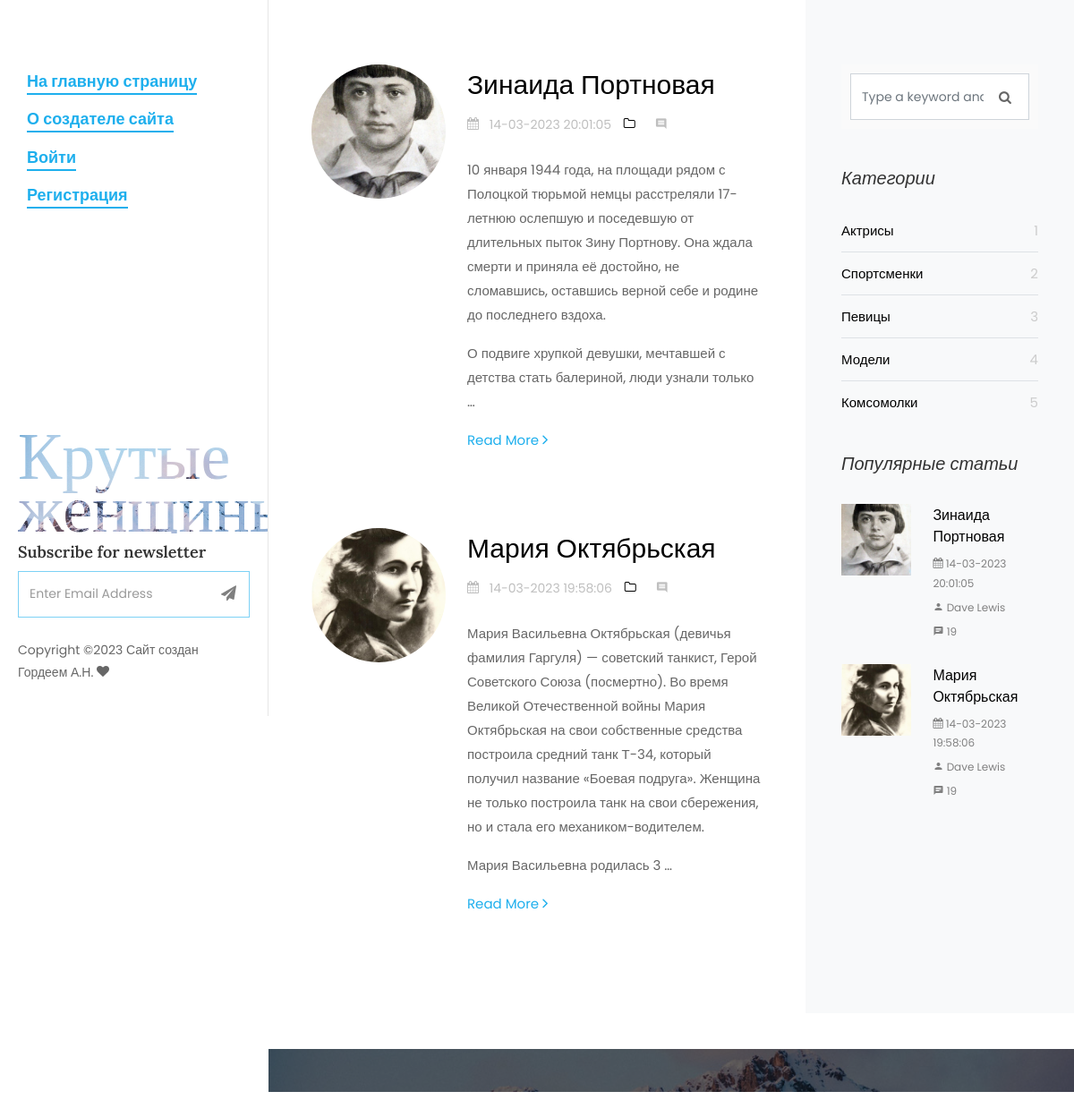
Page /cats/komsomolki/ on the committed database.
### women/models.py (models this page shows, shortened)
class Women(models.Model):
    objects = None
    title = models.CharField(max_length=255, verbose_name='Заголовок')
    content = models.TextField(blank=True)
    photo = models.ImageField(upload_to="photos/%Y/%m/%d/")
    time_create = models.DateTimeField(auto_now_add=True)
    slug = models.SlugField(max_length=250, unique= True, db_index= True, verbose_name= "URL")
    time_update = models.DateTimeField(auto_now=True)
    is_published = models.BooleanField(default=True)
    cat = models.ForeignKey('Category', on_delete=models.PROTECT, )
    class Meta:
        verbose_name_plural = 'Известные женщины'
        ordering = ('cat', 'title')

class Category(models.Model):
    name = models.CharField(max_length=100, db_index=True)
    slug = models.SlugField(max_length=250, unique=True, db_index=True, verbose_name='URL')
    class Meta:
        verbose_name_plural = 'Категории'
    def get_absolute_url(self):
        return reverse('category', kwargs={'cat_slug': self.slug})

### women/views.py (the view)
# urls.py: path('cats/<slug:cat_slug>/', CategoryListView.as_view(), name='category'),
class CategoryListView(DataMixin, ListView):
    paginate_by = 4
    model = Women
    template_name = 'women/category.html'
    context_object_name = 'posts'
    def get_queryset(self):
        return self.model.objects.filter(cat__slug=self.kwargs['cat_slug'], is_published=True)
    def get_context_data(self):
        context = super(CategoryListView, self).get_context_data()
        context['menu'] = menu
        context['cats'] = Category.objects.all()
        return context

### women/templates/women/category.html (shortened to what this page needs)
{% load static %}
<!DOCTYPE html>
<html lang="en">
  <head>
    <link rel="stylesheet" href="{% static 'css/open-iconic-bootstrap.min.css' %}">
    <link rel="stylesheet" href="{% static 'css/animate.css' %}">
    <link rel="stylesheet" href="{% static 'css/owl.carousel.min.css' %}">
    <link rel="stylesheet" href="{% static 'css/owl.theme.default.min.css' %}">
    <link rel="stylesheet" href="{% static 'css/magnific-popup.css' %}">
    <link rel="stylesheet" href="{% static 'css/aos.css' %}">
    <link rel="stylesheet" href="{% static 'css/ionicons.min.css' %}">
    <link rel="stylesheet" href="{% static 'css/bootstrap-datepicker.css' %}">
    <link rel="stylesheet" href="{% static 'css/jquery.timepicker.css' %}">
    <link rel="stylesheet" href="{%  static 'css/flaticon.css' %}">
    <link rel="stylesheet" href="{% static 'css/icomoon.css' %}">
    <link rel="stylesheet" href="{% static 'css/style.css' %}">
  </head>
  <body>
	{% include 'women/side-header.html' %}
		<div id="colorlib-main">
			<section class="ftco-section ftco-no-pt ftco-no-pb">
	    	<div class="container">
	    		<div class="row d-flex">
	    			<div class="col-xl-8 py-5 px-md-5">
						{% for p in posts %}
	    				<div class="row pt-md-4">
			    			<div class="col-md-12">
									<div class="blog-entry ftco-animate d-md-flex">
										<a href="" class="img img-2"
										   style="background-image: url('{{ p.photo.url }}');"></a>
										<div class="text text-2 pl-md-4">
				              <h3 class="mb-2"><a href="{% url 'post' p.slug %}" > {{ p.title }} </a></h3>
				              <div class="meta-wrap">
												<p class="meta">
				              		<span><i class="icon-calendar mr-2"></i> {{p.time_update|date:'d-m-Y H:i:s' }} </span>
				              		<span><a href="single.html"><i class="icon-folder-o mr-2"></i></a></span>
				              		<span><i class="icon-comment2 mr-2"></i></span>
				              	</p>
			              	</div>
				              <p class="mb-4"> {{ p.content | linebreaks | truncatewords:50 }}</p>
				              <p><a href=" {% url 'post' p.slug %} " class="btn-custom">Read More <span class="ion-ios-arrow-forward"></span></a></p>
				            </div>
									</div>
								</div>
			    		</div>
						{% endfor %}
			    	</div>
	    			<div class="col-xl-4 sidebar ftco-animate bg-light pt-5">
	            			<div class="sidebar-box pt-md-4">
	              						<form action="#" class="search-form">
	                				<div class="form-group">
	                  				<span class="icon icon-search"></span>
	                						  <input type="text" class="form-control" placeholder="Type a keyword and hit enter">
	                </div>
	              </form>
	            </div>
	            <div class="sidebar-box ftco-animate">
	            	<h3 class="sidebar-heading">Категории </h3>
	              <ul class="categories">
					{% for cat in cats %}
	                <li><a href="{{ cat.get_absolute_url  }}"> {{ cat.name }}
						<span> {{ cat.pk }}</span></a></li>
					  {% endfor %}
	              </ul>
	            </div>
	            <div class="sidebar-box ftco-animate">
	              <h3 class="sidebar-heading">Популярные статьи </h3>
					{% for p in posts|slice:":3" %}
	              <div class="block-21 mb-4 d-flex">
	                <a class="blog-img mr-4"  style="background-image: url('{{ p.photo.url }}');"></a>
	                <div class="text">
	                  <h3 class="heading"><a href="#">{{ p.title }}</a></h3>
	                  <div class="meta">
	                    <div><a href="#"><span class="icon-calendar"></span> {{p.time_update|date:'d-m-Y H:i:s' }} </a></div>
	                    <div><a href="#"><span class="icon-person"></span> Dave Lewis</a></div>
	                    <div><a href="#"><span class="icon-chat"></span> 19</a></div>
	                  </div>
	                </div>
	              </div>
					{% endfor %}
	            </div>
	            </div>
							<div class="sidebar-box subs-wrap img py-4" style="background-image: url('../static/images/bg_1.jpg');">
								<div class="overlay"></div>
	            </div>
	          </div>
	    		</div>
	    	</div>
		</div>
  </body>
</html>

### women/static/css/icomoon.css (style rules this page uses)
[class^="icon-"], [class*=" icon-"] { font-family: 'icomoon' !important; speak: none; font-style: normal; font-weight: normal; font-variant: normal; text-transform: none; line-height: 1; -webkit-font-smoothing: antialiased; -moz-osx-font-smoothing: grayscale; }
.icon-search:before { content: "\f002"; }
.icon-calendar:before { content: "\f073"; }
.icon-folder-o:before { content: "\f114"; }
.icon-chat:before { content: "\e0b7"; }
.icon-comment2:before { content: "\e0b9"; }
.icon-person:before { content: "\e7fd"; }

### rows in the picture
Women: photo (picture), title "Зинаида Портновая", time_update "14-03-2023 20:01:05", content "10 января 1944 года, на площади рядом с Полоцкой тюрьмой немцы расстреляли 17-летнюю ослепшую и поседевшую от длительных пыток Зину Портнову. Она ждала смерти и приняла её достойно, не сломавшись, оставшись верной себе и родине до последнего вздоха. О подвиге хрупкой девушки, мечтавшей с детства стать балериной, люди узнали только …"
Women: photo (picture), title "Мария Октябрьская", time_update "14-03-2023 19:58:06", content "Мария Васильевна Октябрьская (девичья фамилия Гаргуля) — советский танкист, Герой Советского Союза (посмертно). Во время Великой Отечественной войны Мария Октябрьская на свои собственные средства построила средний танк Т-34, который получил название «Боевая подруга». Женщина не только построила танк на свои сбережения, но и стала его механиком-водителем. Мария Васильевна родилась 3 …"
Category: name "Актрисы", pk "1"
Category: name "Спортсменки", pk "2"
Category: name "Певицы", pk "3"
Category: name "Модели", pk "4"
Category: name "Комсомолки", pk "5"

### other values in the picture
{{ m.title }} "На главную страницу" "О создателе сайта" "Войти" "Регистрация"
